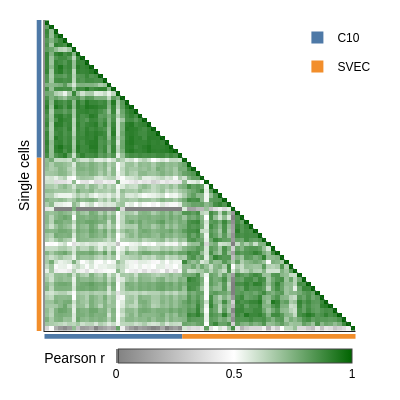

This figure's notebook cell:
### Markdown cell above
### Figure 2d: protein correlations

### Code cell
condition_colors = {"C10": "#4E79A7", "SVEC": "#F28E2B"}

fig2d = mm.pl.plot_correlation(
    mdata, 
    modality="protein", 
    width=400, 
    height=400,
    title_text=None,
    margin=dict(t=20),
    font=dict(family="Arial", color="black"),
    xaxis=dict(showticklabels=False, ticks="", title=None, constrain="domain"),
    yaxis=dict(showticklabels=False, ticks="", title="Single cells", constrain="domain", scaleanchor="x"),
    legend=dict(x=0.99, y=0.99, xanchor="right", yanchor="top", title_text=None),
    showlegend=True,
    
)
fig2d.update_traces(
    colorscale=[(0, "gray"), (0.5, "white"), (1, "darkgreen")], 
    zmin=0, zmax=1,
    colorbar=dict(orientation="h", x=0.5, y=-0.025, xanchor="center", yanchor="top", len=0.9, thickness=14, title=dict(text="Pearson r", side="right"))
)

n = len(fig2d.data[0].x)
fig2d.add_shape(type="line", x0=-0.5, y0=-0.5, x1=n-0.5, y1=n-0.5,line=dict(color="#2d5e3c", width=1))

condition_by_sample = mdata.obs.drop_duplicates("factor value[sample]").set_index("factor value[sample]")["factor value[condition]"]
group_counts = condition_by_sample.reindex(fig2d.data[0].x).value_counts(sort=False)
start = 0
for condition, count in group_counts.items():
    end = start + count / group_counts.sum()
    fig2d.add_shape(
        type="rect", xref="x domain", yref="y domain",
        x0=-0.025, x1=-0.01, y0=1 - end, y1=1 - start,
        fillcolor=condition_colors[condition], line_width=0,
        name=condition, legendgroup=condition, showlegend=True,
    )
    fig2d.add_shape(
        type="rect", xref="x domain", yref="y domain",
        x0=start, x1=end, y0=-0.025, y1=-0.01,
        fillcolor=condition_colors[condition], line_width=0,
        legendgroup=condition, showlegend=False,
    )
    start = end
    
fig2d.write_image("fig2d.svg")
fig2d.show()

### Figure 1 — Plotly figure (JSON) as saved in the notebook; plotly's stock layout.template omitted (floating-point values rounded to 4 significant figures; data arrays with more than 128 entries replaced by an {"elided": "..."} marker saying what was removed)
{"data": [{"colorbar": {"len": 0.9, "orientation": "h", "thickness": 14, "title": {"side": "right", "text": "Pearson r"}, "x": 0.5, "xanchor": "center", "y": -0.025, "yanchor": "top"}, "colorscale": [[0, "gray"], [0.5, "white"], [1, "darkgreen"]], "hoverongaps": false, "hovertemplate": "<b>%{x} / %{y}</b><br>Pearson's <i>r</i> : %{z:.4f}<extra></extra>", "type": "heatmap", "x": ["C10_A2", "C10_A3", "C10_A4", "C10_A5", "C10_A6", "C10_A7", "C10_A8", "C10_A9", "C10_A10", "C10_A11", "C10_B1", "C10_B2", "C10_B3", "C10_B4", "C10_B5", "C10_B6", "C10_B7", "C10_B8", "C10_B9", "C10_B10", "C10_B11", "C10_C1", "C10_C2", "C10_C8", "C10_C11", "C10_D1", "C10_D2", "C10_D3", "C10_D7", "C10_D8", "C10_D11", "SVEC_A1", "SVEC_A2", "SVEC_A3", "SVEC_A4", "SVEC_A5", "SVEC_A6", "SVEC_A7", "SVEC_A8", "SVEC_A9", "SVEC_A10", "SVEC_A11", "SVEC_A12", "SVEC_B1", "SVEC_B2", "SVEC_B3", "SVEC_B4", "SVEC_B5", "SVEC_B6", "SVEC_B7", "SVEC_B8", "SVEC_B9", "SVEC_B10", "SVEC_B11", "SVEC_B12", "SVEC_C1", "SVEC_C2", "SVEC_C3", "SVEC_C4", "SVEC_C5", "SVEC_C6", "SVEC_C8", "SVEC_C9", "SVEC_C10", "SVEC_C11", "SVEC_D2", "SVEC_D3", "SVEC_D6", "SVEC_D8", "SVEC_D9"], "y": ["C10_A2", "C10_A3", "C10_A4", "C10_A5", "C10_A6", "C10_A7", "C10_A8", "C10_A9", "C10_A10", "C10_A11", "C10_B1", "C10_B2", "C10_B3", "C10_B4", "C10_B5", "C10_B6", "C10_B7", "C10_B8", "C10_B9", "C10_B10", "C10_B11", "C10_C1", "C10_C2", "C10_C8", "C10_C11", "C10_D1", "C10_D2", "C10_D3", "C10_D7", "C10_D8", "C10_D11", "SVEC_A1", "SVEC_A2", "SVEC_A3", "SVEC_A4", "SVEC_A5", "SVEC_A6", "SVEC_A7", "SVEC_A8", "SVEC_A9", "SVEC_A10", "SVEC_A11", "SVEC_A12", "SVEC_B1", "SVEC_B2", "SVEC_B3", "SVEC_B4", "SVEC_B5", "SVEC_B6", "SVEC_B7", "SVEC_B8", "SVEC_B9", "SVEC_B10", "SVEC_B11", "SVEC_B12", "SVEC_C1", "SVEC_C2", "SVEC_C3", "SVEC_C4", "SVEC_C5", "SVEC_C6", "SVEC_C8", "SVEC_C9", "SVEC_C10", "SVEC_C11", "SVEC_D2", "SVEC_D3", "SVEC_D6", "SVEC_D8", "SVEC_D9"], "z": {"elided": "70x70 float values"}, "zmax": 1, "zmin": 0}], "layout": {"font": {"color": "black", "family": "Arial"}, "height": 400, "legend": {"x": 0.99, "xanchor": "right", "y": 0.99, "yanchor": "top"}, "margin": {"t": 20}, "shapes": [{"line": {"color": "#2d5e3c", "width": 1}, "type": "line", "x0": -0.5, "x1": 69.5, "y0": -0.5, "y1": 69.5}, {"fillcolor": "#4E79A7", "legendgroup": "C10", "line": {"width": 0}, "name": "C10", "showlegend": true, "type": "rect", "x0": -0.025, "x1": -0.01, "xref": "x domain", "y0": 0.5571, "y1": 1, "yref": "y domain"}, {"fillcolor": "#4E79A7", "legendgroup": "C10", "line": {"width": 0}, "showlegend": false, "type": "rect", "x0": 0, "x1": 0.4429, "xref": "x domain", "y0": -0.025, "y1": -0.01, "yref": "y domain"}, {"fillcolor": "#F28E2B", "legendgroup": "SVEC", "line": {"width": 0}, "name": "SVEC", "showlegend": true, "type": "rect", "x0": -0.025, "x1": -0.01, "xref": "x domain", "y0": 0, "y1": 0.5571, "yref": "y domain"}, {"fillcolor": "#F28E2B", "legendgroup": "SVEC", "line": {"width": 0}, "showlegend": false, "type": "rect", "x0": 0.4429, "x1": 1, "xref": "x domain", "y0": -0.025, "y1": -0.01, "yref": "y domain"}], "showlegend": true, "title": {}, "width": 400, "xaxis": {"constrain": "domain", "showticklabels": false, "ticks": "", "title": {}}, "yaxis": {"autorange": "reversed", "constrain": "domain", "scaleanchor": "x", "showticklabels": false, "ticks": "", "title": {"text": "Single cells"}}}}
